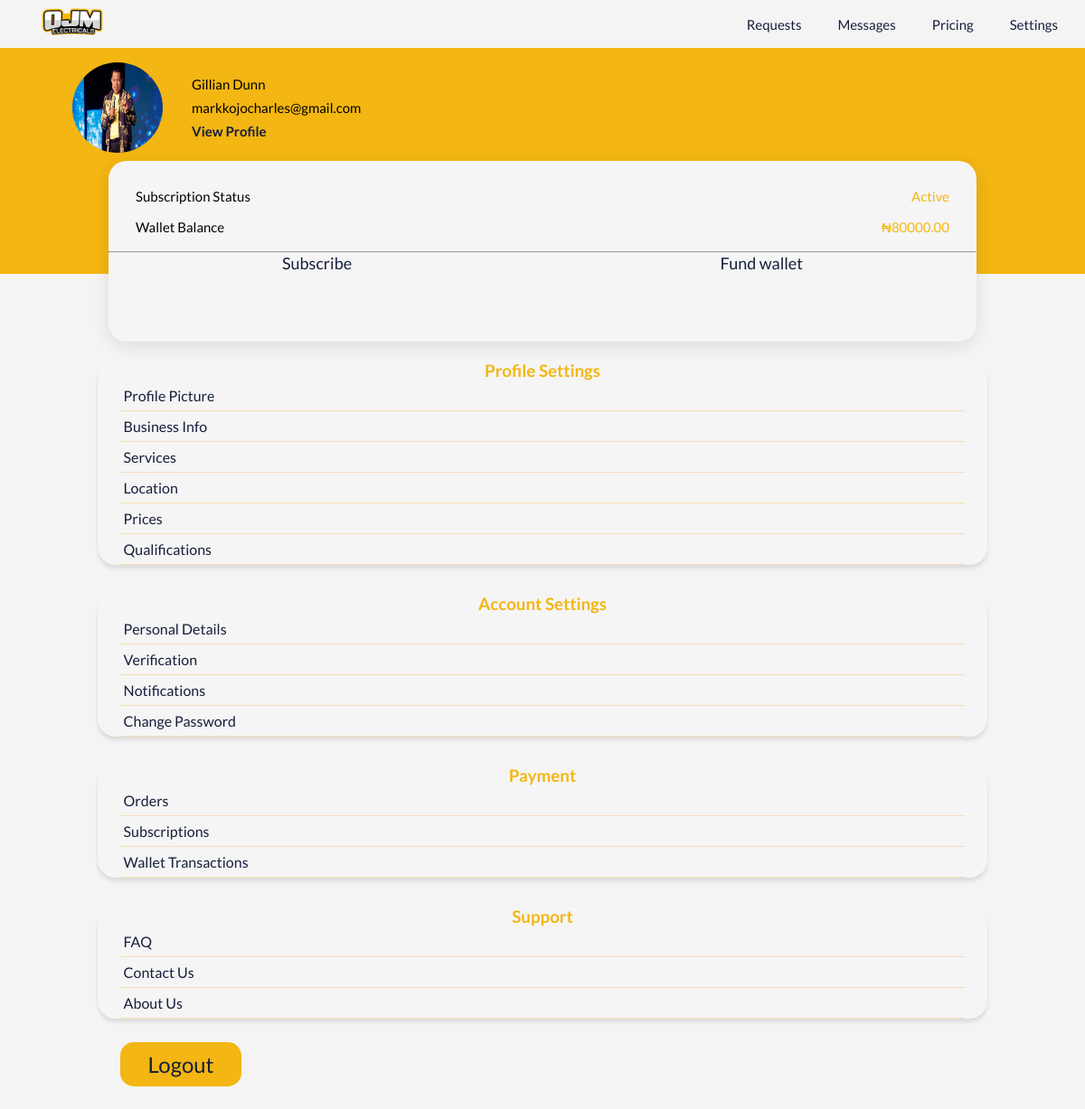
Page /prof-dashboard (signed in) on the earlier database version.
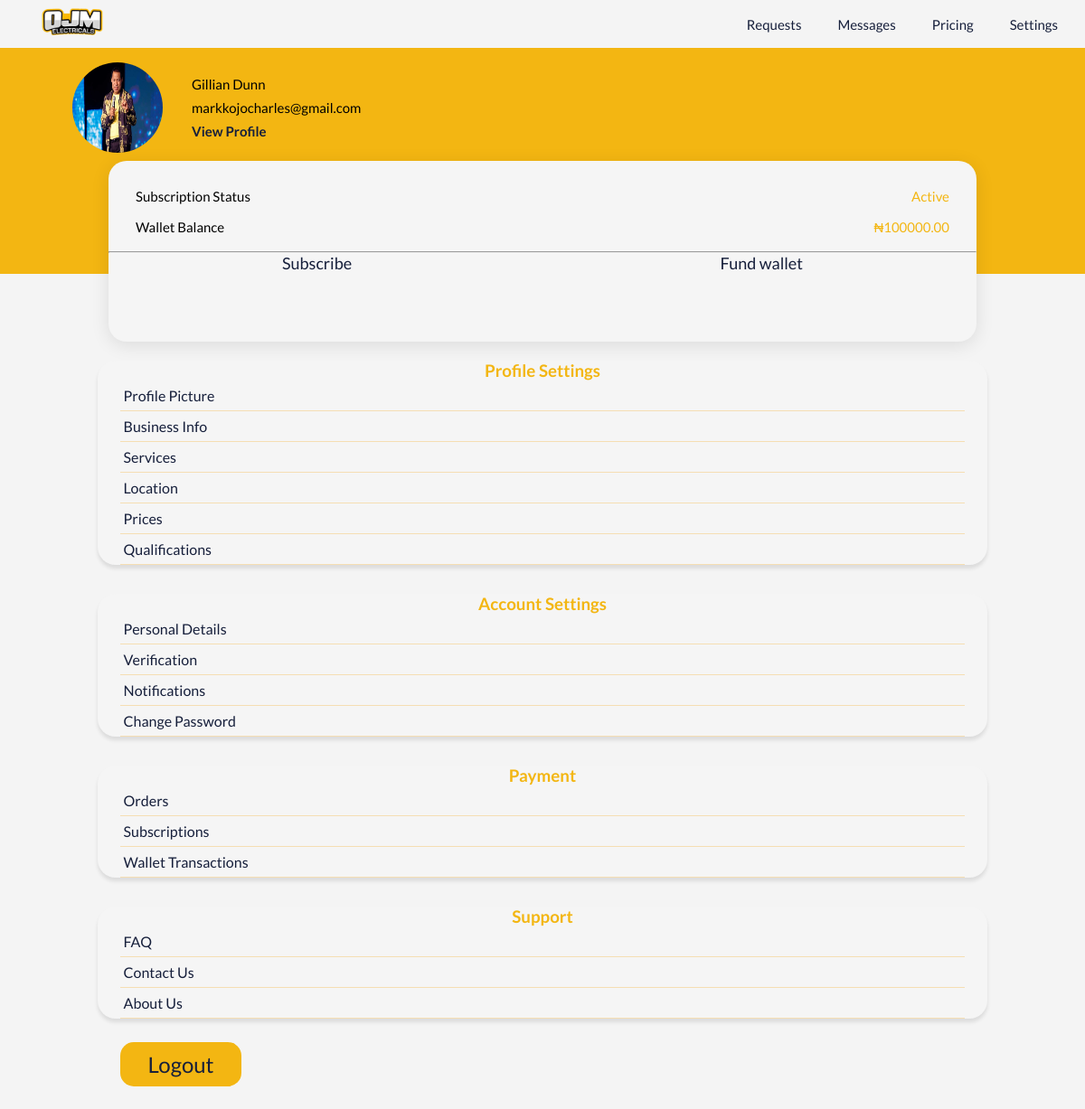
Same page on the later database version.
### userauth/models.py (models this page shows, shortened)
class ElectricianProfile(models.Model):
    user = models.OneToOneField(User, on_delete=models.CASCADE)
    business_name = models.CharField(max_length=255)
    service_description = models.TextField()
    profile_picture = models.ImageField(upload_to=user_directory_path, blank=True, null=True)
    founded_date = models.DateField()
    registered = models.BooleanField(default=False)
    country = models.CharField(max_length=50, choices=WEST_AFRICAN_COUNTRIES)
    state = models.CharField(max_length=50, choices=NIGERIAN_STATES)
    city = models.CharField(max_length=255)
    address = models.CharField(max_length=255)
    terms = models.BooleanField(default=False)
    number_of_employees = models.IntegerField(default=0)
    website_url = models.URLField(max_length=200, blank=True, null=True)
    youtube_url = models.URLField(max_length=200, blank=True, null=True)
    prices = models.TextField(blank=True, null=True)
    qualification = models.TextField(blank=True, null=True)
    verified = models.BooleanField(default=False)
    cac = models.CharField(max_length=200, blank=True, null=True)
    class Meta:
        verbose_name_plural = "Electricians"

class User(AbstractUser):
    email = models.EmailField(unique=True)
    first_name = models.CharField(max_length=150, blank=True)
    last_name = models.CharField(max_length=150, blank=True)
    phone_number = models.CharField(max_length=25, blank=True)
    whatsapp_number = models.CharField(max_length=25, blank=True)
    USERNAME_FIELD = 'email'
    REQUIRED_FIELDS = ['username']
    def __str__(self):
        return self.username

### payment/models.py (models this page shows, shortened)
class Subscription(models.Model):
    STATUS_CHOICES = [
        ('Inactive', 'Inactive'),
        ('Active', 'Active'),
        ('Expired', 'Expired'),
    ]
    DURATION_CHOICES = [
        ("1 month", "1 month"),
        ("2 months", "2 months"),
        ("3 months", "3 months"),
    ]
    name = models.CharField(max_length=20, choices=DURATION_CHOICES)
    user = models.ForeignKey(User, on_delete=models.CASCADE)
    created_at = models.DateTimeField(default=timezone.now)
    expiry = models.DateTimeField()
    status = models.CharField(max_length=20, choices=STATUS_CHOICES, default='inactive')

class Wallet(models.Model):
    user = models.OneToOneField(User, on_delete=models.CASCADE)
    balance = models.DecimalField(max_digits=10, decimal_places=2, default=0.00)

### ojm_core/views.py (the view)
# urls.py: path('prof-dashboard',views.prof_dashboard,name="prof_dashboard"),
@login_required
def prof_dashboard(request):
    profile = get_object_or_404(ElectricianProfile, user=request.user)
    user = request.user
    wallet, created = Wallet.objects.get_or_create(user=user)
    subscription = Subscription.objects.filter(user=user).first()
    payments = Payment.objects.filter(user=user,verified=True)
    profile_pic_form = UpdatePicture(instance=profile)
    business_form = UpdateBusinessInfo(instance=profile)
    location_form = UpdateLocation(instance=profile)
    prices_form = UpdatePrices(instance=profile)
    qualification_form = UpdateQualification(instance=profile)
    form = UserUpdateForm(instance=user)
    notifications = Notification.objects.filter(user=user)
    electrician = ElectricianProfile.objects.filter(user=user)
    user_profile = ElectricianProfile.objects.get(user=request.user)
    context = {
        'profile': profile,
        'profile_pic_form':profile_pic_form,
        'business_form':business_form,
        'location_form':location_form,
        'prices_form':prices_form,
        'qualification_form':qualification_form,
        'form':form,
        'wallet':wallet,
        'subscription':subscription,
        'payments':payments,
        'notifications': notifications,
        'electrician':electrician,
        'user_profile': user_profile
    }
    return render(request, 'profdash.html',context)

### templates/profdash.html (shortened to what this page needs)
{% load static %}
<!DOCTYPE html>
<html lang="en">
<head>
    <link rel="stylesheet" href="https://unicons.iconscout.com/release/v4.0.8/css/line.css" />
    <link rel="stylesheet" href="{% static 'Css/profdash.css' %}">
    <link rel="stylesheet" href="{% static 'Css/signup.css' %}">
</head>
<body>
    <section>
        <div class="heading">
            <a href="{%url 'ojm_core:index'%}" class="nav_logo"><img src="{% static 'Assest/Img/ojm.png' %}" alt="Ojm" /></a>
            <div class="nav">
                <a href="{%url 'ojm_core:requests'%}" class="">
                     Requests
                </a>
                <a href="{%url 'chatapp:messages'%}" class="">
                     Messages
                </a>
                <a href="{% url 'payment:pay' %}" class="">
                    Pricing
                </a>
                <a href="{% url 'ojm_core:dashboard' %}" class="">
                    Settings
                </a>
            </div>
        </div>
        <div class="profile">
            <div class="profile-info">
                {% if profile.profile_picture %}
                <img id="mainProfilePicLink" src="{{ profile.profile_picture.url }}" alt="Profile photo">
                {% else %}
                <img id="mainProfilePicLink" src="{% static 'Assest/Img/ojmprofilephoto.jpg' %}" alt="Profile photo">
                {% endif %}
                <div class="profile-details">
                    <p class="name">{{profile.business_name}}</p>
                    <p class="email">{{request.user.email}}</p>
                    <p class="profile-link"><a href="">View Profile</a></p>
                </div>
            </div>
            <div class="subscription">
                <div class="top">
                    <div class="subscription-status">
                        <div class="status">
                            <p>Subscription Status</p>
                            {% if subscription %}
                            <span>{{ subscription.status }}</span>
                            {%else%}
                            <span>Inactive</span>
                            {%endif%}
                        </div>
                        <div class="wallet">
                            <p>Wallet Balance</p>
                            <span>₦{{wallet.balance}}</span>
                        </div>
                    </div>
                </div>
                <hr>
                <div class="bottom">
                    <a href="{% url 'payment:pay' %}">
                        <div class="subscribe">
                            <p>Subscribe</p>
                        </div>
                    </a>
                    <a href="{% url 'payment:pay' %}">
                        <div class="fund-wallet">
                            <p>Fund wallet</p>
                        </div>
                    </a>
                </div>
            </div>
        </div>
        <div class="profile-settings">
            <div class="sub-profile">
                <h3>Profile Settings</h3>
                <a href="#" id="profileSettingsPicLink">
                    <div class="flex">
                        <p>Profile Picture</p>
                    </div>
                </a>
                <a href="#" id="businessInfoLink">
                    <div class="flex">
                        <p>Business Info</p>
                    </div>
                </a>
                <a href="#" id="serviceLink">
                    <div class="flex">
                        <p>Services</p>
                    </div>
                </a>
                <a href="#" id="locationLink">
                    <div class="flex">
                        <p>Location</p>
                    </div>
                </a>
                <a href="#" id="priceLink">
                    <div class="flex">
                        <p>Prices</p>
                    </div>
                </a>
                <a href="#" id="qualificationLink">
                    <div class="flex">
                        <p>Qualifications</p>
                    </div>
                </a>
            </div>
        </div>
        <div class="account-settings">
            <div class="sub-profile">
                <h3>Account Settings</h3>
                <a href="#" id="detailsLink">
                    <div class="flex">
                        <p>Personal Details</p>
                    </div>
                </a>
                <a href="#" id="verificationLink">
                    <div class="flex">
                        <p>Verification</p>
                    </div>
                </a>
                <a href="#" id="notificationLink">
                    <div class="flex">
                        <p>Notifications</p>
                    </div>
                </a>
                <a href="#" id="passwordLink">
                    <div class="flex">
                        <p>Change Password</p>
                    </div>
                </a>
            </div>
        </div>
        <div class="account-settings">
            <div class="sub-profile">
                <h3>Payment</h3>
                <a href="#" id="orderLink">
                    <div class="flex">
                        <p>Orders</p>
                    </div>
                </a>
                <a href="#" id="subscriptionLink">
                    <div class="flex">
                        <p>Subscriptions</p>
                    </div>
                </a>
                <a href="#" id="walletLink">
                    <div class="flex">
                        <p>Wallet Transactions</p>
                    </div>
                </a>
            </div>
        </div>
        <div class="account-settings">
            <div class="sub-profile">
                <h3>Support</h3>
                <a href="#">
                    <div class="flex">
                        <p>FAQ</p>
                    </div>
                </a>
                <a href="https://bit.ly/contact_ojm" target="_blank">
                    <div class="flex">
                        <p>Contact Us</p>
                    </div>
                </a>
                <a href="#">
                    <div class="flex">
                        <p>About Us</p>
                    </div>
                </a>
            </div>
        </div>
        <div class="logout">
            <a href="{%url 'userauth:logout'%}">
                <p>Logout</p>
            </a>
        </div>
    </section>
</body>
</html>

### static/Css/profdash.css (style rules this page uses)
:root { --main-color-one: rgb(243, 182, 18); --main-color-two: rgb(22, 31, 59); --background-color: #f4f4f4; --sidebar-width: 250px; --navbar-height: 60px; }
* { box-sizing: border-box; padding: 0; margin: 0; }
body { margin: 0; font-family: Lato, sans-serif; background-color: var(--background-color); }
a { text-decoration: none; }
.heading img { width: 100px; height: 50px; object-fit: cover; }
.heading { display: flex; justify-content: space-between; align-items: center; width: 95%; margin: auto; }
.nav { display: flex; justify-content: space-around; align-items: center; gap: 2.5rem; }
.nav a { color: var(--main-color-two); font-weight: 500; font-size: 15px; }
.profile { background: var(--main-color-one); height: 250px; position: relative; }
.profile img { height: 100px; width: 100px; border-radius: 50%; }
.profile-info { display: flex; align-items: center; padding-inline-start: 5rem; padding-block-start: 1rem; gap: 2rem; }
.profile-details { display: flex; flex-direction: column; gap: .5rem; font-size: 15px; }
.profile-details a { color: var(--main-color-two); font-weight: 700; transition: .5s ease-in-out; }
.subscription { margin: auto; width: 80%; box-shadow: 0 4px 20px rgba(0, 0, 0, 0.1); height: 200px; border-radius: 20px; background: whitesmoke; position: absolute; top: 50%; right: 10%; }
.subscription .top { height: 50%; font-size: 15px; }
.subscription .top span { color: var(--main-color-one); }
.subscription-status { display: flex; padding: 30px; flex-direction: column; gap: 1rem; justify-content: center; }
.subscription-status .status,.wallet { display: flex; justify-content: space-between; }
.subscription .bottom { display: flex; justify-content: space-between; align-items: center; width: 60%; margin: auto; }
.bottom a { font-size: 18px; text-align: center; color: var(--main-color-two); }
.subscription .subscribe,.fund-wallet { display: flex; align-items: center; flex-direction: column; justify-content: center; }
.profile-settings { width: 82%; margin: auto; margin-block-start: 6rem; }
.account-settings { width: 82%; margin: auto; margin-block-start: 2rem; }
.profile-settings h3,.account-settings h3 { color: var(--main-color-one); text-align: center; }
.sub-profile { margin: auto; width: 100%; box-shadow: 0 4px 4px rgba(0, 0, 0, 0.1); border-radius: 20px; background: whitesmoke; }
.flex { display: flex; justify-content: space-between; width: 95%; margin: auto; padding: 7px 4px; border-bottom: 1px solid wheat; color: var(--main-color-two); }
.logout { display: flex; max-width: 400px; height: 100px; }
.logout a { display: flex; font-size: 1.5rem; background: var(--main-color-one); color: var(--main-color-two); padding: 10px 30px; margin: auto; border-radius: 15px; }

Differences in the rows shown:
changed Wallet: balance "80000.00" → "100000.00"
